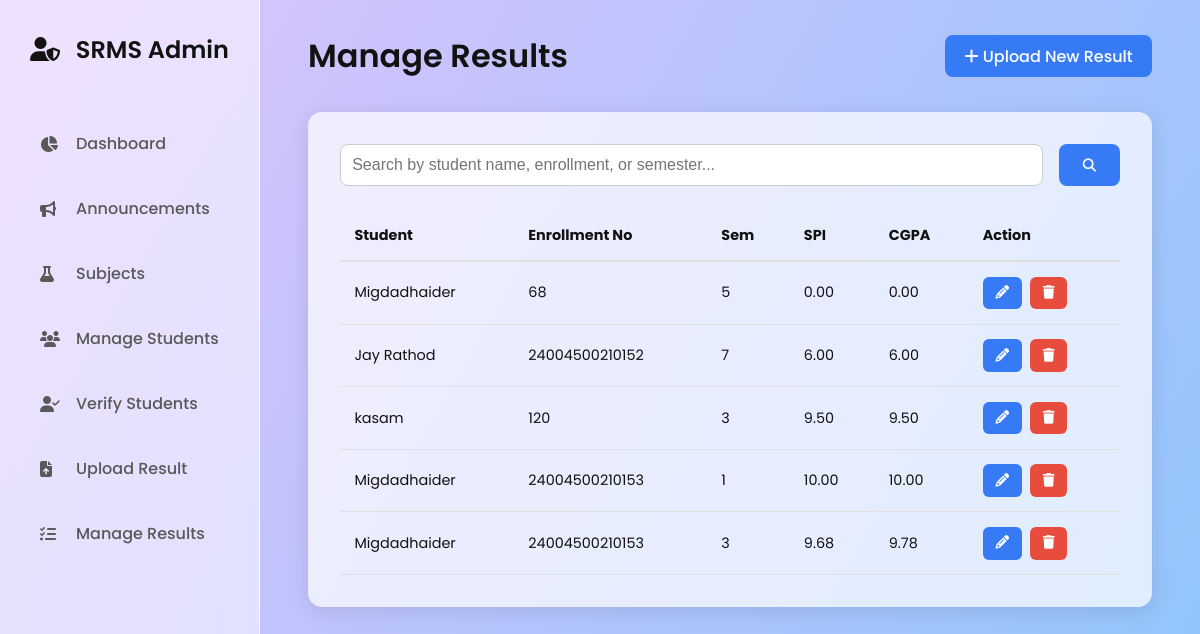
Screenshot of /admin/manage_results.php (signed in) with the database file from the repository.
### tables this page shows
CREATE TABLE `result_headers` (
  `id` int(11) NOT NULL,
  `student_id` int(11) NOT NULL,
  `semester` tinyint(3) UNSIGNED NOT NULL,
  `spi` decimal(6,2) DEFAULT NULL,
  `ppi` decimal(6,2) DEFAULT NULL,
  `cgpa` decimal(6,2) DEFAULT NULL,
  `result_class` enum('Internal','Remedial','External') DEFAULT 'Internal',
  `published_at` timestamp NOT NULL DEFAULT current_timestamp()
);

CREATE TABLE `students` (
  `id` int(11) NOT NULL,
  `enrollment_no` varchar(50) DEFAULT NULL,
  `seat_no` varchar(50) DEFAULT NULL,
  `name` varchar(100) NOT NULL,
  `email` varchar(100) DEFAULT NULL,
  `password` varchar(255) NOT NULL,
  `program` varchar(100) DEFAULT NULL,
  `branch` varchar(100) DEFAULT NULL,
  `semester` tinyint(3) UNSIGNED DEFAULT NULL,
  `verified` tinyint(1) DEFAULT 0,
  `created_at` timestamp NOT NULL DEFAULT current_timestamp()
);

### admin/manage_results.php (the view, shortened to what this page needs)
<?php
include('../config/db.php');
$records_per_page = 10;
$page = isset($_GET['page']) && is_numeric($_GET['page']) ? intval($_GET['page']) : 1;
$offset = ($page - 1) * $records_per_page;
$search = $_GET['search'] ?? '';
$where_clause = '';
$params = [];
$types = '';
$from_join_clause = " FROM result_headers rh JOIN students s ON rh.student_id = s.id";
$query = "SELECT rh.id, rh.student_id, rh.semester, rh.spi, rh.ppi, rh.cgpa, rh.result_class, s.name, s.enrollment_no" . $from_join_clause . $where_clause . " ORDER BY rh.published_at DESC LIMIT ? OFFSET ?";
$types .= 'ii';
$params[] = $records_per_page;
$params[] = $offset;
$stmt = $conn->prepare($query);
$stmt->bind_param($types, ...$params);
$stmt->execute();
$res = $stmt->get_result();
?>
<!DOCTYPE html>
<html lang="en">
<head>
  <link rel="stylesheet" href="https://cdnjs.cloudflare.com/ajax/libs/font-awesome/6.5.2/css/all.min.css">
</head>
<body>
<div class="dashboard-container">
    <nav class="sidebar">
      <div>
        <div class="sidebar-header"><i class="fa-solid fa-user-shield"></i> SRMS Admin</div>
        <div class="sidebar-nav">
  <a href="dashboard.php"><i class="fa-solid fa-chart-pie"></i> <span>Dashboard</span></a>
  <a href="manage_announcements.php"><i class="fa-solid fa-bullhorn"></i> <span>Announcements</span></a>
  <a href="manage_subjects.php"><i class="fa-solid fa-flask"></i> <span>Subjects</span></a>
  <a href="manage_students.php"><i class="fa-solid fa-users"></i> <span>Manage Students</span></a>
  <a href="verify.php"><i class="fa-solid fa-user-check"></i> <span>Verify Students</span></a>
  <a href="upload_result.php"><i class="fa-solid fa-file-arrow-up"></i> <span>Upload Result</span></a>
  <a href="manage_results.php"><i class="fa-solid fa-list-check"></i> <span>Manage Results</span></a>
</div>
      </div>
    </nav>
    <main class="main-content">
      <header class="main-header">
        <h2>Manage Results</h2>
        <div class="header-actions"><a href="upload_result.php" class="btn"><i class="fa-solid fa-plus"></i> Upload New Result</a></div>
      </header>
      <div class="content-card">
        <form method="GET" class="search-form">
            <input type="search" name="search" placeholder="Search by student name, enrollment, or semester..." value="<?php echo htmlspecialchars($search); ?>">
            <button type="submit"><i class="fa-solid fa-search"></i></button>
        </form>
        <table>
          <thead>
            <tr><th>Student</th><th>Enrollment No</th><th>Sem</th><th>SPI</th><th>CGPA</th><th>Action</th></tr>
          </thead>
          <tbody>
            <?php while ($row = $res->fetch_assoc()): ?>
              <tr>
                <td><?php echo htmlspecialchars($row['name']); ?></td>
                <td><?php echo htmlspecialchars($row['enrollment_no']); ?></td>
                <td><?php echo intval($row['semester']); ?></td>
                <td><?php echo htmlspecialchars($row['spi'] ?? '-'); ?></td>
                <td><?php echo htmlspecialchars($row['cgpa'] ?? '-'); ?></td>
                <td>
                  <div class="action-buttons">
                    <a href="edit_result.php?id=<?php echo $row['id']; ?>" class="action-btn edit"><i class="fa-solid fa-pencil"></i></a>
                    <a href="manage_results.php?delete_header=<?php echo $row['id']; ?>" class="action-btn delete" onclick="return confirm('Are you sure?')"><i class="fa-solid fa-trash"></i></a>
                  </div>
                </td>
              </tr>
            <?php endwhile; ?>
          </tbody>
        </table>
      </div>
    </main>
  </div>
</body>
</html>

### admin/manage_results.php (style rules this page uses)
:root { --primary-color: #367BF5; --success-color: #2ecc71; --warning-color: #f39c12; --danger-color: #e74c3c; --card-background: rgba(255, 255, 255, 0.7); --sidebar-background: rgba(255, 255, 255, 0.5); --text-color-dark: #121212; --text-color-light: #595959; --shadow-color: rgba(0, 0, 0, 0.1); --border-color: rgba(255, 255, 255, 0.8); --table-border-color: #e0e0e0; }
* { margin: 0; padding: 0; box-sizing: border-box; }
body { font-family: 'Poppins', sans-serif; background: linear-gradient(120deg, #e0c3fc 0%, #8ec5fc 100%); color: var(--text-color-dark); min-height: 100vh; }
.dashboard-container { display: grid; grid-template-columns: 260px 1fr; min-height: 100vh; }
.sidebar { background: var(--sidebar-background); backdrop-filter: blur(15px); border-right: 1px solid var(--border-color); padding: 2rem 1.5rem; }
.sidebar-header { font-size: 1.5rem; font-weight: 600; margin-bottom: 3rem; text-align: center; }
.sidebar-header i { margin-right: 10px; }
.sidebar-nav a { display: flex; align-items: center; color: var(--text-color-light); text-decoration: none; font-size: 1rem; font-weight: 500; padding: 1rem; border-radius: 10px; margin-bottom: 0.5rem; transition: background 0.3s, color 0.3s; }
.sidebar-nav a i { width: 20px; margin-right: 1rem; }
.main-content { padding: 2rem 3rem; }
.main-header { display: flex; justify-content: space-between; align-items: center; margin-bottom: 2rem; }
.main-header h2 { font-size: 2rem; font-weight: 600; }
.header-actions .btn { text-decoration: none; color: #fff; background-color: var(--primary-color); padding: 0.6rem 1.2rem; border-radius: 8px; font-weight: 500; }
.content-card { background: var(--card-background); padding: 2rem; border-radius: 14px; box-shadow: 0 4px 20px var(--shadow-color); }
.search-form { display: flex; gap: 1rem; margin-bottom: 1.5rem; }
.search-form input { flex-grow: 1; padding: 0.7rem; border: 1px solid #ccc; border-radius: 8px; font-size: 1rem; }
.search-form button { background-color: var(--primary-color); color: white; border: none; padding: 0 1.5rem; border-radius: 8px; cursor: pointer; }
table { width: 100%; border-collapse: collapse; font-size: 0.9rem; }
thead tr { border-bottom: 2px solid var(--table-border-color); }
th, td { padding: 0.9rem; text-align: left; }
tbody tr { border-bottom: 1px solid var(--table-border-color); }
.action-buttons { display: flex; gap: 0.5rem; }
.action-btn { text-decoration: none; padding: 0.4rem 0.8rem; border-radius: 6px; color: #fff; font-size: 0.85rem; }
.action-btn.edit { background-color: var(--primary-color); }
.action-btn.delete { background-color: var(--danger-color); }

### rows the page displays
result_headers: student.name "Migdadhaider", student.enrollment_no "68", semester "5", spi "0.00", cgpa "0.00"
result_headers: student.name "Jay Rathod", student.enrollment_no "24004500210152", semester "7", spi "6.00", cgpa "6.00"
result_headers: student.name "kasam", student.enrollment_no "120", semester "3", spi "9.50", cgpa "9.50"
result_headers: student.name "Migdadhaider", student.enrollment_no "24004500210153", semester "1", spi "10.00", cgpa "10.00"
result_headers: student.name "Migdadhaider", student.enrollment_no "24004500210153", semester "3", spi "9.68", cgpa "9.78"
